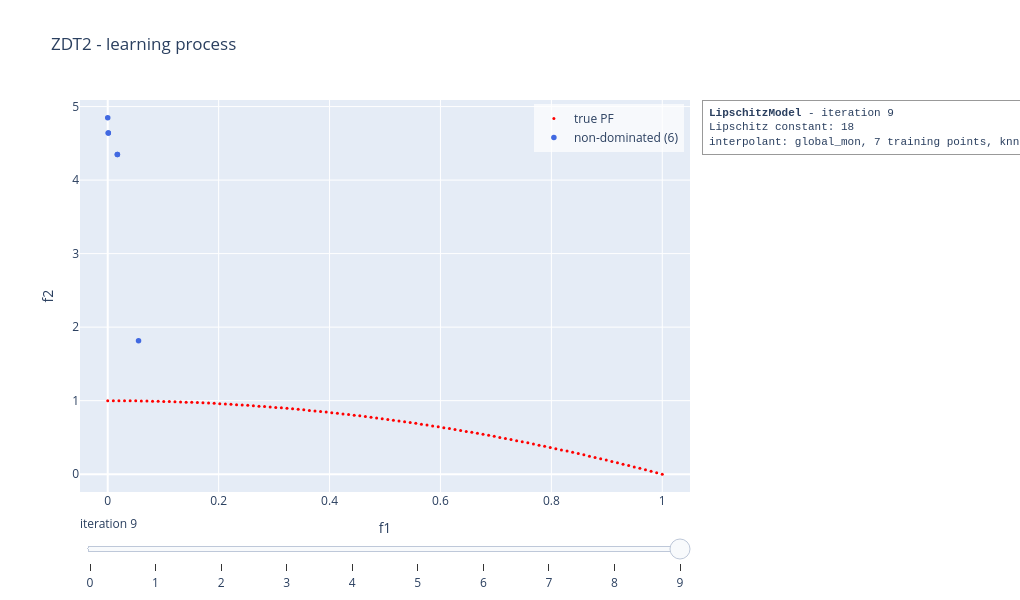

The code cell stored with this chart in its notebook:
### Code cell
slip_model.visualise("learning", show = False)

### Figure 1 — Plotly figure (JSON) as saved in the notebook; plotly's stock layout.template omitted (floating-point values rounded to 4 significant figures)
{"data": [{"marker": {"color": "red", "size": 3}, "mode": "markers", "name": "true PF", "type": "scatter", "x": [0.0, 0.0101, 0.0202, 0.0303, 0.0404, 0.05051, 0.06061, 0.07071, 0.08081, 0.09091, 0.101, 0.1111, 0.1212, 0.1313, 0.1414, 0.1515, 0.1616, 0.1717, 0.1818, 0.1919, 0.202, 0.2121, 0.2222, 0.2323, 0.2424, 0.2525, 0.2626, 0.2727, 0.2828, 0.2929, 0.303, 0.3131, 0.3232, 0.3333, 0.3434, 0.3535, 0.3636, 0.3737, 0.3838, 0.3939, 0.404, 0.4141, 0.4242, 0.4343, 0.4444, 0.4545, 0.4646, 0.4747, 0.4848, 0.4949, 0.5051, 0.5152, 0.5253, 0.5354, 0.5455, 0.5556, 0.5657, 0.5758, 0.5859, 0.596, 0.6061, 0.6162, 0.6263, 0.6364, 0.6465, 0.6566, 0.6667, 0.6768, 0.6869, 0.697, 0.7071, 0.7172, 0.7273, 0.7374, 0.7475, 0.7576, 0.7677, 0.7778, 0.7879, 0.798, 0.8081, 0.8182, 0.8283, 0.8384, 0.8485, 0.8586, 0.8687, 0.8788, 0.8889, 0.899, 0.9091, 0.9192, 0.9293, 0.9394, 0.9495, 0.9596, 0.9697, 0.9798, 0.9899, 1.0], "y": [1.0, 0.9999, 0.9996, 0.9991, 0.9984, 0.9974, 0.9963, 0.995, 0.9935, 0.9917, 0.9898, 0.9877, 0.9853, 0.9828, 0.98, 0.977, 0.9739, 0.9705, 0.9669, 0.9632, 0.9592, 0.955, 0.9506, 0.946, 0.9412, 0.9362, 0.931, 0.9256, 0.92, 0.9142, 0.9082, 0.9019, 0.8955, 0.8889, 0.8821, 0.875, 0.8678, 0.8603, 0.8527, 0.8448, 0.8368, 0.8285, 0.82, 0.8113, 0.8025, 0.7934, 0.7841, 0.7746, 0.7649, 0.755, 0.7449, 0.7346, 0.7241, 0.7134, 0.7025, 0.6914, 0.68, 0.6685, 0.6568, 0.6448, 0.6327, 0.6203, 0.6078, 0.595, 0.5821, 0.5689, 0.5556, 0.542, 0.5282, 0.5142, 0.5001, 0.4857, 0.4711, 0.4563, 0.4413, 0.4261, 0.4107, 0.3951, 0.3792, 0.3632, 0.347, 0.3306, 0.3139, 0.2971, 0.2801, 0.2628, 0.2454, 0.2277, 0.2099, 0.1918, 0.1736, 0.1551, 0.1364, 0.1175, 0.09846, 0.07918, 0.05969, 0.04, 0.0201, 0.0]}, {"marker": {"color": "royalblue", "size": 5.5}, "mode": "markers", "name": "non-dominated (6)", "type": "scatter", "x": [0.05556, 0.001067, 0.001067, 0.0, 0.01743, 0.01743], "y": [1.814, 4.641, 4.641, 4.847, 4.348, 4.348]}], "layout": {"annotations": [{"align": "left", "bgcolor": "rgba(255,255,255,0.85)", "bordercolor": "#999999", "borderpad": 6, "borderwidth": 1, "font": {"family": "Courier New, monospace", "size": 11}, "showarrow": false, "text": "<b>LipschitzModel</b> - iteration 9<br>Lipschitz constant: 18<br>interpolant: global_mon, 7 training points, knn 2", "x": 1.02, "xanchor": "left", "xref": "paper", "y": 1, "yanchor": "top", "yref": "paper"}], "height": 600, "legend": {"bgcolor": "rgba(255,255,255,0.7)", "x": 0.99, "xanchor": "right", "y": 0.99, "yanchor": "top"}, "margin": {"r": 330}, "showlegend": true, "sliders": [{"active": 9, "currentvalue": {"prefix": "iteration "}, "steps": [{"args": [["0"], {"frame": {"redraw": true}, "mode": "immediate"}], "label": "0", "method": "animate"}, {"args": [["1"], {"frame": {"redraw": true}, "mode": "immediate"}], "label": "1", "method": "animate"}, {"args": [["2"], {"frame": {"redraw": true}, "mode": "immediate"}], "label": "2", "method": "animate"}, {"args": [["3"], {"frame": {"redraw": true}, "mode": "immediate"}], "label": "3", "method": "animate"}, {"args": [["4"], {"frame": {"redraw": true}, "mode": "immediate"}], "label": "4", "method": "animate"}, {"args": [["5"], {"frame": {"redraw": true}, "mode": "immediate"}], "label": "5", "method": "animate"}, {"args": [["6"], {"frame": {"redraw": true}, "mode": "immediate"}], "label": "6", "method": "animate"}, {"args": [["7"], {"frame": {"redraw": true}, "mode": "immediate"}], "label": "7", "method": "animate"}, {"args": [["8"], {"frame": {"redraw": true}, "mode": "immediate"}], "label": "8", "method": "animate"}, {"args": [["9"], {"frame": {"redraw": true}, "mode": "immediate"}], "label": "9", "method": "animate"}]}], "title": {"text": "ZDT2 - learning process"}, "width": 1020, "xaxis": {"range": [-0.05, 1.05], "title": {"text": "f1"}}, "yaxis": {"range": [-0.2424, 5.089], "title": {"text": "f2"}}}}
